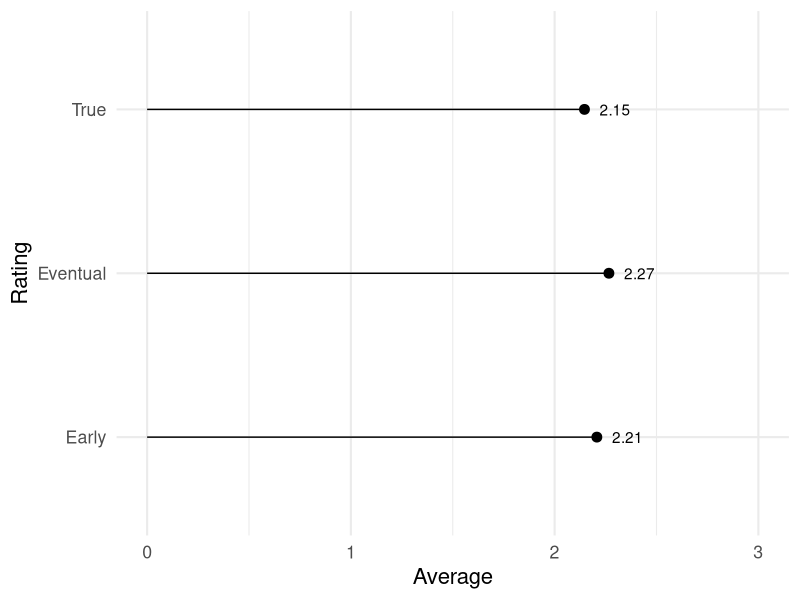

The R script that drew this image:
## ---- chunk 1
library(tidyverse)
## ---- chunk 2
shoe_options = c('cheap', 'expensive')
sat_options = 1:3

sim_ratings <- function(ct=10000,
                        cheap_sat_prob=c(.2, .6, .2),
                        exp_sat_prob=c(.1, .5, .4),
                        rate_probs=c(.1, .2),
                        rate_mult=2,
                        late_probs=c(.5, .25)) {
  ret <- tibble(user=1:ct,
              shoes=sample(shoe_options, size=ct, replace=TRUE))

  ret %>%
    mutate(satisfaction=ifelse(shoes=='cheap',
                               sample(sat_options, size=ct,
                                      replace=TRUE, prob=cheap_sat_prob),
                               sample(sat_options, size=ct,
                                      replace=TRUE, prob=exp_sat_prob))) %>%
    mutate(rates_prob=ifelse(shoes=='cheap', rate_probs[[1]], rate_probs[[2]]) * 
             ifelse(satisfaction != 2, rate_mult, 1)) %>%
    mutate(rates_late_prob=ifelse(satisfaction != 2, 
                                  late_probs[[1]], late_probs[[2]])) %>%
    mutate(rates=rbinom(ct, 1, rates_prob),
           rates_late=rbinom(ct, 1, rates_late_prob))
}

sim1 <- sim_ratings()

res1 <- with(sim1, tribble(
  ~ name, ~value,
  "True", mean(satisfaction),
  "Early", mean(satisfaction[rates & !rates_late]),
  "Eventual", mean(satisfaction[as.logical(rates)])
))

theme_set(theme_minimal(base_size=16))

ggplot(res1, aes(name, value, label=sprintf('%0.2f', value))) +
  geom_point(size = 3, color = "black") + 
  geom_segment(aes(x=name, xend=name, y=0, yend=value)) +
  geom_text(nudge_y=.15) +
  scale_y_continuous("Average", limits=c(0,3)) +
  coord_flip() +
  labs("Simulation 1: Parameters in Text",
       x="Rating")

